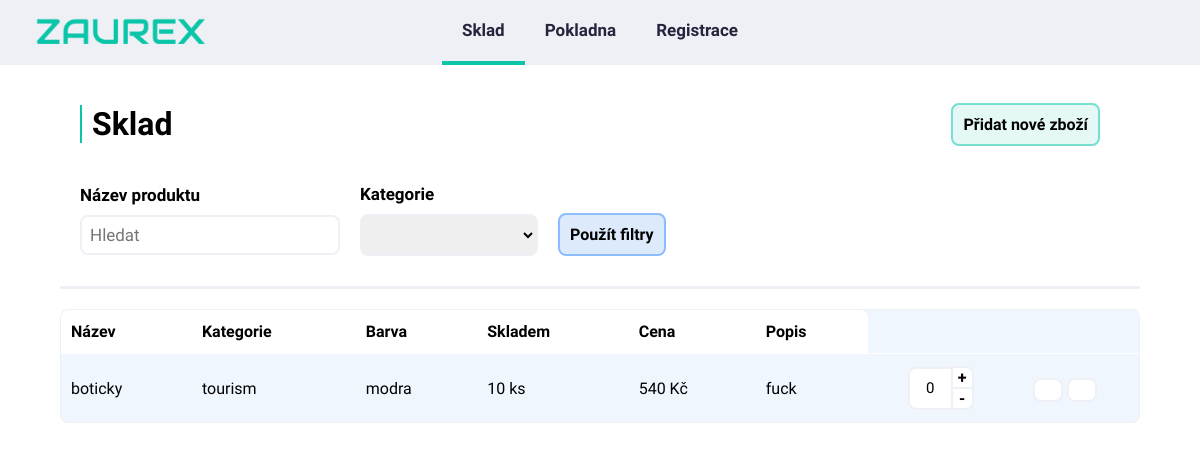
Before: /inventory/inventory with the older database file.
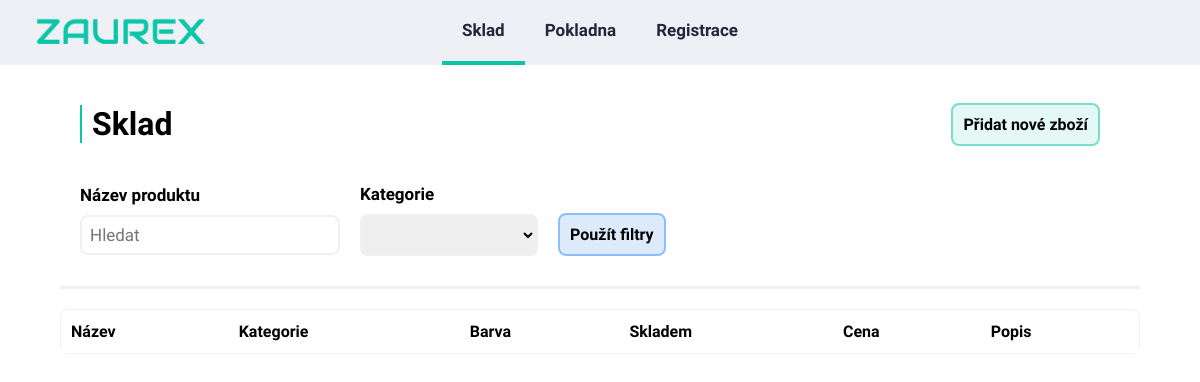
After: the same page with the newer database file.
### tables this page shows
CREATE TABLE inventory(
    itemId INTEGER PRIMARY KEY AUTOINCREMENT,
    itemName TEXT,
    category TEXT,
    colour TEXT,
    inStock INTEGER,
    price INTEGER,
    descript TEXT
);

### appka/inventory.py (the view, shortened to what this page needs)
@bp.route("/inventory", methods=("GET","POST"))
def inventory():
    db = get_db()
    if request.method == "GET":
        items = db.execute(
            "SELECT * FROM inventory"
        ).fetchall()
        return render_template("inventory/inventory.html", items = items)
    else:
        items = db.execute(
            "SELECT * FROM inventory"
        ).fetchall()
        return render_template("inventory/inventory.html", items = items)

### appka/db.py (called while the page is built)
def get_db():
    if "db" not in g:
        g.db = sqlite3.connect(
            current_app.config["DATABASE"],
            detect_types=sqlite3.PARSE_DECLTYPES
        )
        g.db.row_factory = sqlite3.Row
    return g.db

### appka/templates/inventory/inventory.html (shortened to what this page needs)
<!DOCTYPE html>
<html lang="cs">
<head>
    <link rel="stylesheet" href='/static/inventoryStyle.css'>
</head>
<body>
     <nav>
        <img src="napis_trans.png" alt="logo" id="logo">
        <div class="nav-item-list">
            <a class="list-item nav-active" href="inventory.html">Sklad</a>
            <a class="list-item" href="sell.html">Pokladna</a>
            <a class="list-item" href="/templates/auth/register.html">Registrace</a>
        </div>
    </nav>
    <div class="filter-wrapper">
            <div class="filter-top">
                <h1>Sklad</h1>
                <div class="add-btns">
                    <a href="/inventory/add-item" class="filter-btn add-btn">Přidat nové zboží</a>
                </div>
            </div>
        <form action="#" autocomplete="off" method = "post">
            <div class="filter-bottom">
                <div class="filter-column">
                    <label for="search">Název produktu</label>
                    <input type="text" id="search" name="search" placeholder="Hledat">
                </div>
                <div class="filter-column">
                    <label for="categories">Kategorie</label>
                    <select name="categories" id="categories" name="categories">
                        <option value=""></option>
                        <option value="tourism">Turistika</option>
                    </select>
                </div>
                <input type="submit" value="Použít filtry" class="filter-btn apply-btn"></input>
            </div>
        </form>
    </div>
    <div class="table-wrapper">
        <table>
            <thead>
                <th>Název</th>
                <th>Kategorie</th>
                <th>Barva</th>
                <th>Skladem</th>
                <th>Cena</th>
                <th>Popis</th>
            </thead>
            <tbody id="tableData">
                {% for item in items %}
                <tr>
                    <td>{{ item["itemName"] }}</td>
                    <td>{{ item["category"] }}</td>
                    <td>{{ item["colour"] }}</td>
                    <td>{{ item["inStock"] }} ks</td>
                    <td>{{ item["price"] }} Kč</td>
                    <td>{{ item["descript"] }}</td>
                    <td>
                            <div class="quick-options">
                                <div class="adjust-quantity">
                                    <input type="number" id="quantity" class="qty" min="0" value= "0">
                                    <span class="adjust-btns">
                                        <button class="adjust-btn adjust-btn-plus">+</button>
                                        <button class="adjust-btn adjust-btn-minus">-</button>
                                    </span>
                                </div>
                                <form action="#" autocomplete="off" method = "post">
                                    <button class="add-btn-quick" id="addBtn"></button>
                                    <button class="remove-btn" id="removeBtn" ></button>
                                </form>
                            </div>
                        </td>
                </tr>
                {% endfor %}
            </tbody>
        </table>
    </div>
</body>
</html>

### appka/static/inventoryStyle.css (style rules this page uses)
* { margin: 0; padding: 0; box-sizing: border-box; }
body { font-family: 'Montserrat', sans-serif; }
nav { width: 100%; height: 65px; background-color: #EFF0F5; display: flex; align-items: center; justify-content: space-between; grid-area: navbar; }
#logo { width: 200px; height: fit-content; margin-left: 20px; }
.nav-item-list { position: absolute; margin: auto; width: 100vw; display: flex; align-items: center; justify-content: center; z-index: 1; }
.nav-item-list a { height: 65px; padding: 20px; }
.nav-active { border-bottom: 4px solid #0AC5A8 ; }
.list-item { text-decoration: none; color: #25243C; font-size: 17px; font-weight: 700; }
.filter-wrapper { border-bottom: 3px solid #EFF0F5; width: 90%; margin-left: 5%; margin-right: auto; margin-top: 20px; max-height: 80%; padding-bottom: 30px; }
.filter-top { padding: 20px; display: flex; justify-content: space-between; align-items: center; }
.filter-top h1 { border-left: 2px solid #0AC5A8 ; padding-left: 10px; }
.filter-btn { border: none; outline: none; background: none; padding: 10px; border-radius: 8px; margin: 0px 20px; font-family: 'Montserrat', sans-serif; font-size: 16px; font-weight: 600; cursor: pointer; }
.add-btn { border: 2px solid #0ac5a980; background-color: #0ac5a91c; text-decoration: none; color: black; }
.filter-bottom { display: flex; flex-direction: row; margin-top: 20px; align-items: center; }
.filter-column { display: flex; flex-direction: column; margin-left: 20px; }
.filter-column label { font-weight: 700; font-size: 17px; padding-bottom: 10px; }
.filter-column input { font-size: 17px; padding: 8px; font-family: 'Montserrat', sans-serif; font-weight: 500; border-radius: 8px; border: 2px solid #EFF0F5; }
.filter-column select { font-size: 17px; padding: 8px; font-family: 'Montserrat', sans-serif; font-weight: 500; border-radius: 8px; border: 2px solid #EFF0F5; }
.apply-btn { border: 2px solid #8dbcff; background-color: #ddeafc; margin-top: 30px; }
.table-wrapper { border: 1px solid #EFF0F5; width: 90%; margin-left: 5%; margin-right: auto; margin-top: 20px; max-height: 80%; border-radius: 8px; background-color: #F0F6FE; }
table { border-collapse: collapse; width: 100%; }
th { padding: 12px; padding-left: 10px; text-align: left; background-color: white; }
th:first-child { border-top-left-radius: 8px ; }
th:last-child { border-top-right-radius: 8px ; }

Changed rows visible on the page:
removed inventory: itemName "boticky", category "tourism", colour "modra", inStock "10", price "540", descript "fuck"
